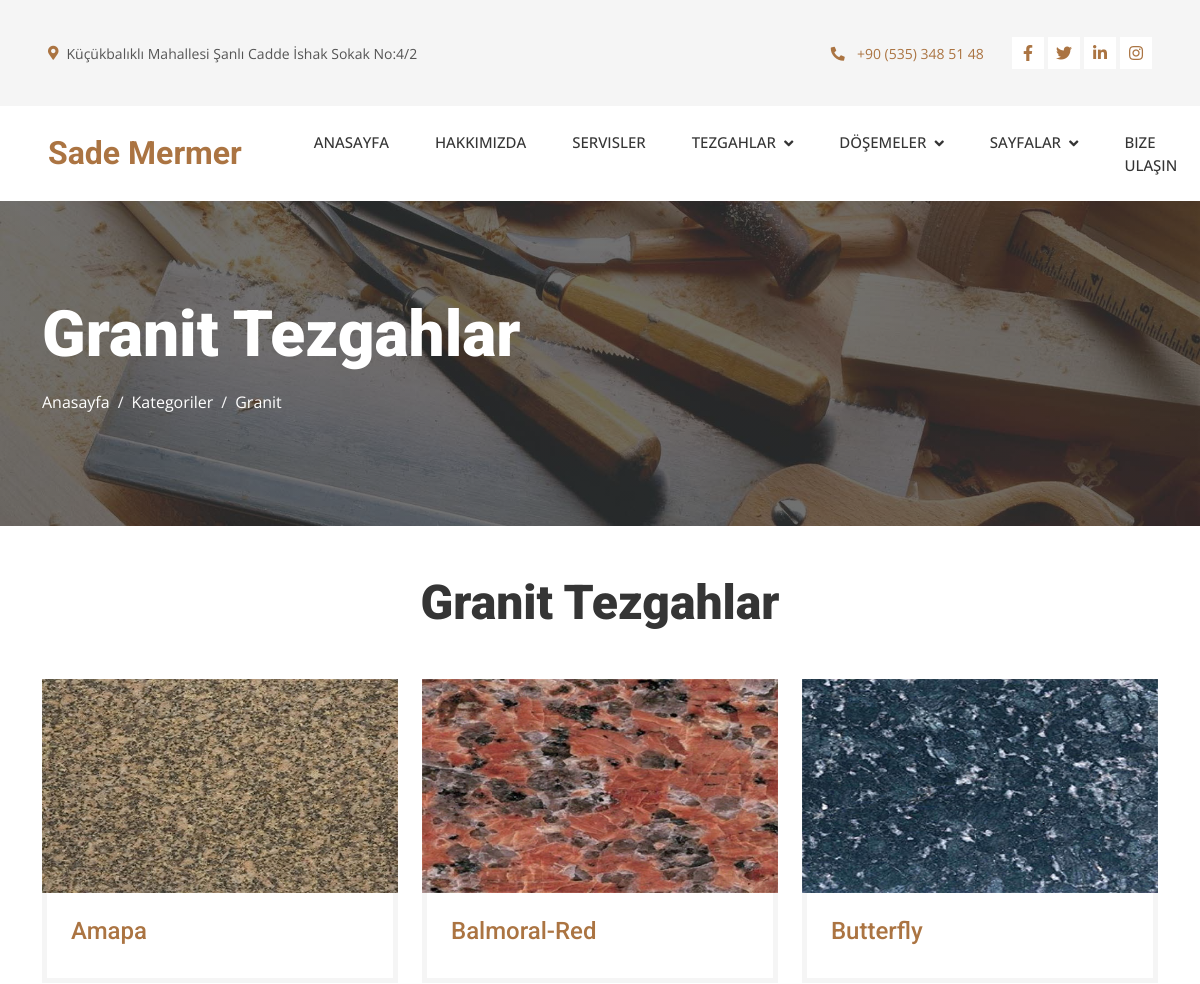
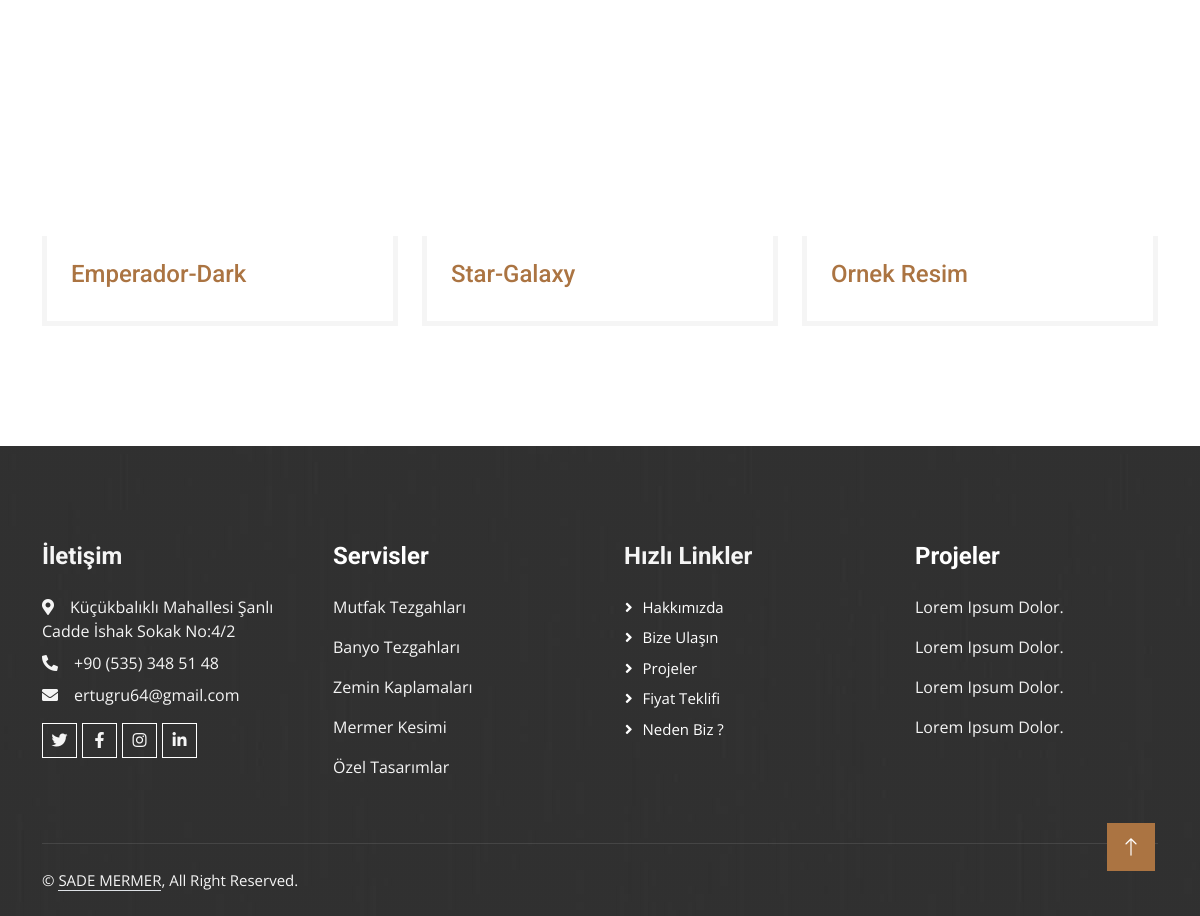
/urunler/tezgahlar/?kategori=Granit, run on the app's committed database (2 pictures, top to bottom).
### insaat/models.py (models this page shows, shortened)
class Communicate(models.Model):
    phone_number = models.CharField(null=True, blank=True, max_length=100)
    address = models.CharField(null=True, blank=True, max_length=100)
    hour = models.CharField(null=True, blank=True, max_length=100)
    facebook_link = models.CharField(null=True, blank=True, max_length=100)
    x_link = models.CharField(null=True, blank=True, max_length=100)
    instagram_link = models.CharField(null=True, blank=True, max_length=100)
    linkedin_link = models.CharField(null=True, blank=True, max_length=100)
    mail = models.CharField(null=True, blank=True, max_length=100)
    class Meta:
        verbose_name = 'sosyal medya hesabı'
        verbose_name_plural = 'Sosyal Medya Hesapları'

### urunler/models.py (models this page shows, shortened)
class Category(models.Model):
    name = models.CharField(max_length=50)
    class Meta:
        verbose_name_plural = 'Tezgahlar'

class Product(models.Model):
    name = models.CharField(max_length=100)
    category = models.ForeignKey(Category, on_delete=models.CASCADE, default=1)
    image = models.ImageField(upload_to='images/')
    class Meta:
        verbose_name_plural = 'Tezgah Çeşitleri'

### urunler/views.py (the view)
# urls.py: path('tezgahlar/', views.category, name='category'),
def category(request):
    categories = Category.objects.all()
    products = Product.objects.all()
    selected_category_name = request.GET.get('kategori')
    selected_category = None
    if selected_category_name:
        selected_category = get_object_or_404(Category, name=selected_category_name)
    return render(request, 'stand.html', {'categories': categories,
                                          'products': products,
                                          'selected_category': selected_category,
                                          'communication_info': communication_info,
                                          'floor_categories':floor_categories })

### urunler/templates/stand.html (shortened to what this page needs)
{% extends 'layouts/base.html' %}
{% load static %}
{% block content %}
    <header class="container-fluid page-header py-5 mb-5">
        <div class="container py-5">
            <h1 class="display-3 text-white mb-3 animated slideInDown">
                {% if selected_category %}
                    {{ selected_category.name }} Tezgahlar
                {% else %}
                    Kategoriler
                {% endif %}
            </h1>
            <nav aria-label="breadcrumb animated slideInDown">
                <ol class="breadcrumb">
                    <li class="breadcrumb-item"><a class="text-white" href="{% url 'index' %}">Anasayfa</a></li>
                    <li class="breadcrumb-item text-white active" aria-current="page">Kategoriler</li>
                    <li class="breadcrumb-item text-white active" aria-current="page">{{selected_category.name}}</li>
                </ol>
            </nav>
        </div>
    </header>
    {% include 'components/product_list.html' %}
{% endblock %}

### insaat/templates/layouts/base.html (shortened to what this page needs)
<!DOCTYPE html>
<html lang="en">
<head>
    {% load static %}
    <link href="https://cdnjs.cloudflare.com/ajax/libs/font-awesome/5.10.0/css/all.min.css" rel="stylesheet">
    <link href="https://cdn.jsdelivr.net/npm/bootstrap-icons@1.4.1/font/bootstrap-icons.css" rel="stylesheet">
    <link href="{% static 'lib/animate/animate.min.css' %}" rel="stylesheet">
    <link href="{% static 'lib/owlcarousel/assets/owl.carousel.min.css' %}" rel="stylesheet">
    <link href="{% static 'lib/lightbox/css/lightbox.min.css' %}" rel="stylesheet">
    <link href="{% static 'css/bootstrap.min.css' %}" rel="stylesheet">
    <link href="{% static 'css/style.css' %}" rel="stylesheet">
</head>
<body>
    {% include 'layouts/topbar.html' %}
    {% include 'layouts/navbar.html' %}
    <div class="container-fluid p-0 pb-5">
        {% block content %}
        {% endblock %}
    </div>
    {% include 'layouts/footer.html' %}
    <a href="#" class="btn btn-lg btn-primary btn-lg-square rounded-0 back-to-top"><i class="bi bi-arrow-up"></i></a>
</body>
</html>

### insaat/templates/layouts/topbar.html (shortened to what this page needs)
<div class="container-fluid bg-light p-0">
    <div class="row gx-0 d-none d-lg-flex">
        <div class="col-lg-7 px-5 text-start">
            <div class="h-100 d-inline-flex align-items-center py-3 me-4">
                <small class="fa fa-map-marker-alt text-primary me-2"></small>
                <small>{{ communication_info.address }}</small>
            </div>
            <div class="h-100 d-inline-flex align-items-center py-3">
                <small>{{ communication_info.hour }}</small>
            </div>
        </div>
        <div class="col-lg-5 px-5 text-end">
            <div class="h-100 d-inline-flex align-items-center py-3 me-4">
                <a href="tel:{{ communication_info.phone_number }}"><small class="fa fa-phone-alt text-primary me-2"></small>
                <small>{{ communication_info.phone_number }}</small></a>
            </div>
            <div class="h-100 d-inline-flex align-items-center">
                <a class="btn btn-sm-square bg-white text-primary me-1" href="{{ communication_info.facebook_link }}"><i class="fab fa-facebook-f"></i></a>
                <a class="btn btn-sm-square bg-white text-primary me-1" href="{{ communication_info.x_link }}"><i class="fab fa-twitter"></i></a>
                <a class="btn btn-sm-square bg-white text-primary me-1" href="{{ communication_info.linkedin_link }}"><i class="fab fa-linkedin-in"></i></a>
                <a class="btn btn-sm-square bg-white text-primary me-0" href="{{ communication_info.instagram_link }}"><i class="fab fa-instagram"></i></a>
            </div>
        </div>
    </div>
</div>

### insaat/templates/layouts/navbar.html (shortened to what this page needs)
{% load static %}
<nav class="navbar navbar-expand-lg bg-white navbar-light sticky-top p-0">
    <a href="{% url 'index' %}" class="navbar-brand d-flex align-items-center px-4 px-lg-5">
        <h2 class="m-0 text-primary">Sade Mermer</h2>
    </a>
    <div class="collapse navbar-collapse" id="navbarCollapse">
        <div class="navbar-nav ms-auto p-4 p-lg-0">
            <a href="{% url 'index' %}" class="nav-item nav-link px-2 {% if request.path == '/' %}active{% endif %}">Anasayfa</a>
            <a href="{% url 'about' %}" class="nav-item nav-link px-2 {% if request.path == '/about' %}active{% endif %}">Hakkımızda</a>
            <a href="{% url 'service' %}" class="nav-item nav-link px-2 {% if request.path == '/service' %}active{% endif %}">Servisler</a>
            <div class="nav-item dropdown">
                <a href="{% url 'category' %}" class="nav-link dropdown-toggle px-2" data-bs-toggle="dropdown">Tezgahlar</a>
            </div>
            <div class="nav-item dropdown">
                <a href="#" class="nav-link dropdown-toggle px-2" data-bs-toggle="dropdown">Döşemeler</a>
            </div>
            <div class="nav-item dropdown">
                <a href="#" class="nav-link dropdown-toggle px-2" data-bs-toggle="dropdown">Sayfalar</a>
            </div>
            <a href="{% url 'contact' %}" class="nav-item nav-link px-2 {% if request.path == '/contact' %}active{% endif %}">Bize Ulaşın</a>
        </div>
    </div>
</nav>

### urunler/templates/components/product_list.html (shortened to what this page needs)
<section class="container">
    <div class="text-center">
        <h1 class="display-5 mb-5">{{ selected_category.name }} Tezgahlar</h1>
    </div>
    <div class="row g-4 portfolio-container">
        {% for product in products %}
            {% if product.category == selected_category %}
                <div class="col-lg-4 col-md-6 portfolio-item" data-wow-delay="{{ forloop.counter|divisibleby:2|yesno:'0.1s,0.3s' }}">
                    <div class="rounded overflow-hidden">
                        <div class="position-relative overflow-hidden">
                            <img class="img-fluid w-100" src="{{ product.image.url }}" alt="{{ product.name }}">
                        </div>
                        <div class="border border-5 border-light border-top-0 p-4">
                            <h4 class="text-primary fw-medium mb-2">{{ product.name }}</h4>
                        </div>
                    </div>
                </div>
            {% endif %}
        {% endfor %}
    </div>
</section>
<br>

### insaat/templates/layouts/footer.html (shortened to what this page needs)
<footer class="container-fluid bg-dark text-light footer mt-5 pt-5 wow fadeIn" data-wow-delay="0.1s">
    <div class="container py-5">
        <div class="row g-5">
            <div class="col-lg-3 col-md-6">
                <h4 class="text-light mb-4">İletişim</h4>
                <p class="mb-2"><i class="fa fa-map-marker-alt me-3"></i>{{ communication_info.address }}</p>
                <p class="mb-2"><i class="fa fa-phone-alt me-3"></i>{{ communication_info.phone_number }}</p>
                <p class="mb-2"><i class="fa fa-envelope me-3"></i>{{ communication_info.mail }}</p>
                <div class="d-flex pt-2">
                    <a class="btn btn-outline-light btn-social" href="{{ communication_info.x_link }}"><i class="fab fa-twitter"></i></a>
                    <a class="btn btn-outline-light btn-social" href="{{ communication_info.facebook_link }}"><i class="fab fa-facebook-f"></i></a>
                    <a class="btn btn-outline-light btn-social" href="{{ communication_info.instagram_link }}"><i class="fab fa-instagram"></i></a>
                    <a class="btn btn-outline-light btn-social" href="{{ communication_info.linkedin_link }}"><i class="fab fa-linkedin-in"></i></a>
                </div>
            </div>
            <div class="col-lg-3 col-md-6">
                <h4 class="text-light mb-4"><a href="{% url 'service' %}" style="color: white;">Servisler</a></h4>
                <p>Mutfak Tezgahları</p>
                <p>Banyo Tezgahları</p>
                <p>Zemin Kaplamaları</p>
                <p>Mermer Kesimi</p>
                <p>Özel Tasarımlar</p>
            </div>
            <div class="col-lg-3 col-md-6">
                <h4 class="text-light mb-4">Hızlı Linkler</h4>
                <a class="btn btn-link" href="{% url 'about' %}">Hakkımızda</a>
                <a class="btn btn-link" href="{% url 'contact' %}">Bize Ulaşın</a>
                <a class="btn btn-link" href="{% url 'project' %}">Projeler</a>
                <a class="btn btn-link" href="{% url 'freequote' %}">Fiyat Teklifi</a>
                <a class="btn btn-link" href="{% url 'feature' %}">Neden Biz ?</a>
            </div>
            <div class="col-lg-3 col-md-6">
                <h4 class="text-light mb-4"><a href="{% url 'project' %}" style="color: white;">Projeler</a></h4>
                <p>Lorem Ipsum Dolor.</p>
                <p>Lorem Ipsum Dolor.</p>
                <p>Lorem Ipsum Dolor.</p>
                <p>Lorem Ipsum Dolor.</p>
            </div>
        </div>
    </div>
    <div class="container">
        <div class="copyright">
            <div class="row">
                <div class="col-md-6 text-center text-md-start mb-3 mb-md-0">
                    &copy; <a class="border-bottom" href="{% url 'index' %}">SADE MERMER</a>, All Right Reserved.
                </div>
                <div class="col-md-6 text-center text-md-end">
                </div>
            </div>
        </div>
    </div>
</footer>

### static/css/style.css (style rules this page uses)
:root { --primary: #AB7442; --light: #F5F5F5; --dark: #353535; }
.fw-medium { font-weight: 500 !important; }
.back-to-top { position: fixed; display: none; right: 45px; bottom: 45px; z-index: 99; }
.btn { font-weight: 500; transition: .5s; }
.btn.btn-primary, .btn.btn-secondary { color: #FFFFFF; }
.btn-sm-square { width: 32px; height: 32px; }
.btn-lg-square { width: 48px; height: 48px; }
.btn-square, .btn-sm-square, .btn-lg-square { padding: 0; display: flex; align-items: center; justify-content: center; font-weight: normal; }
.navbar .dropdown-toggle::after { border: none; content: "\f107"; font-family: "Font Awesome 5 Free"; font-weight: 900; vertical-align: middle; margin-left: 8px; }
.navbar-light .navbar-nav .nav-link { margin-right: 30px; padding: 25px 0; color: #FFFFFF; font-size: 15px; font-weight: 500; text-transform: uppercase; outline: none; }
.navbar-light .navbar-brand, .navbar-light a.btn { height: 75px; }
.navbar-light .navbar-nav .nav-link { color: var(--dark); font-weight: 500; }
.navbar-light.sticky-top { top: -100px; transition: .5s; }
.page-header { background: linear-gradient(rgba(53, 53, 53, .7), rgba(53, 53, 53, .7)), url(../img/carousel-1.jpg) center center no-repeat; background-size: cover; }
.breadcrumb-item + .breadcrumb-item::before { color: var(--light); }
.portfolio-item img { transition: .5s; }
.footer { background: linear-gradient(rgba(53, 53, 53, .7), rgba(53, 53, 53, .7)), url(../img/footer.jpg) center center no-repeat; background-size: cover; }
.footer .btn.btn-social { margin-right: 5px; width: 35px; height: 35px; display: flex; align-items: center; justify-content: center; color: var(--light); border: 1px solid #FFFFFF; transition: .3s; }
.footer .btn.btn-link { display: block; margin-bottom: 5px; padding: 0; text-align: left; color: #FFFFFF; font-size: 15px; font-weight: normal; text-transform: capitalize; transition: .3s; }
.footer .btn.btn-link::before { position: relative; content: "\f105"; font-family: "Font Awesome 5 Free"; font-weight: 900; margin-right: 10px; }
.footer .copyright { padding: 25px 0; font-size: 15px; border-top: 1px solid rgba(256, 256, 256, .1); }
.footer .copyright a { color: var(--light); }

### data on the page
Communicate: address "Küçükbalıklı Mahallesi Şanlı Cadde İshak Sokak No:4/2", phone_number "+90 (535) 348 51 48", mail "ertugru64@gmail.com"
Category: name "Granit"
Product: image (picture), name "Amapa"
Product: image (picture), name "Balmoral-Red"
Product: image (picture), name "Butterfly"
Product: image (picture), name "Emperador-Dark"
Product: image (picture), name "Star-Galaxy"
Product: image (picture), name "Ornek Resim"
